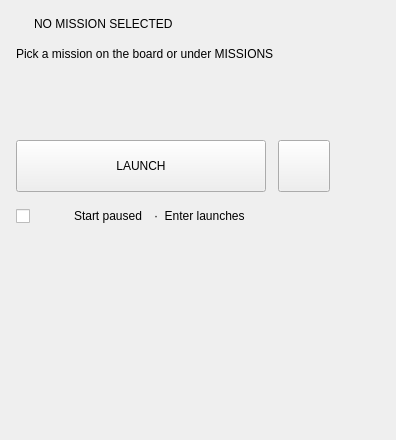
                <widget class="QWidget" name="missionBody">
                 <property name="geometry">
                  <rect>
                   <x>0</x>
                   <y>0</y>
                   <width>396</width>
                   <height>440</height>
                  </rect>
                 </property>
                 <property name="bind_layoutSpacing" stdset="0">
                  <string>low ? 8 : 11</string>
                 </property>
                 <layout class="QVBoxLayout" name="missionBodyLayout">
                  <property name="spacing">
                   <number>11</number>
                  </property>
                  <property name="leftMargin">
                   <number>16</number>
                  </property>
                  <property name="topMargin">
                   <number>12</number>
                  </property>
                  <property name="rightMargin">
                   <number>16</number>
                  </property>
                  <property name="bottomMargin">
                   <number>12</number>
                  </property>
                  <item>
                   <widget class="QWidget" name="missionHead" native="true">
                    <property name="minimumSize">
                     <size>
                      <width>0</width>
                      <height>24</height>
                     </size>
                    </property>
                    <property name="maximumSize">
                     <size>
                      <width>16777215</width>
                      <height>24</height>
                     </size>
                    </property>
                    <layout class="QHBoxLayout" name="missionHeadLayout" stretch="0,0,1">
                     <property name="spacing">
                      <number>0</number>
                     </property>
                     <property name="leftMargin">
                      <number>0</number>
                     </property>
                     <property name="topMargin">
                      <number>0</number>
                     </property>
                     <property name="rightMargin">
                      <number>0</number>
                     </property>
                     <property name="bottomMargin">
                      <number>0</number>
                     </property>
                     <item alignment="Qt::AlignmentFlag::AlignVCenter">
                      <widget class="QFrame" name="missionHeadRing">
                       <property name="minimumSize">
                        <size>
                         <width>15</width>
                         <height>15</height>
                        </size>
                       </property>
                       <property name="maximumSize">
                        <size>
                         <width>15</width>
                         <height>15</height>
                        </size>
                       </property>
                       <property name="role" stdset="0">
                        <string>titleRing</string>
                       </property>
                       <property name="tone" stdset="0">
                        <string>accent</string>
                       </property>
                       <property name="bind_tone" stdset="0">
                        <string>isScn ? 'accent' : 'faint'</string>
                       </property>
                       <layout class="QVBoxLayout" name="missionHeadRingLayout">
                        <property name="spacing">
                         <number>0</number>
                        </property>
                        <property name="leftMargin">
                         <number>2</number>
                        </property>
                        <property name="topMargin">
                         <number>2</number>
                        </property>
                        <property name="rightMargin">
                         <number>2</number>
                        </property>
                        <property name="bottomMargin">
                         <number>2</number>
                        </property>
                        <item>
                         <widget class="QLabel" name="missionHeadDot">
                          <property name="minimumSize">
                           <size>
                            <width>9</width>
                            <height>9</height>
                           </size>
                          </property>
                          <property name="maximumSize">
                           <size>
                            <width>9</width>
                            <height>9</height>
                           </size>
                          </property>
                          <property name="role" stdset="0">
                           <string>titleDot</string>
                          </property>
                          <property name="tone" stdset="0">
                           <string>accent</string>
                          </property>
                          <property name="bind_tone" stdset="0">
                           <string>isScn ? 'accent' : 'faint'</string>
                          </property>
                         </widget>
                        </item>
                       </layout>
                      </widget>
                     </item>
                     <item>
                      <spacer name="gap_3">
                       <property name="orientation">
                        <enum>Qt::Orientation::Horizontal</enum>
                       </property>
                       <property name="sizeType">
                        <enum>QSizePolicy::Policy::Fixed</enum>
                       </property>
                       <property name="sizeHint" stdset="0">
                        <size>
                         <width>3</width>
                         <height>1</height>
                        </size>
                       </property>
                      </spacer>
                     </item>
                     <item>
                      <widget class="QLabel" name="missionHeadText">
                       <property name="text">
                        <string>NO MISSION SELECTED</string>
                       </property>
                       <property name="role" stdset="0">
                        <string>panelTitle</string>
                       </property>
                       <property name="letterSpacing" stdset="0">
                        <double>2.2</double>
                       </property>
                       <property name="bind" stdset="0">
                        <string>Logic.overline(path, isScn, info, recent, 'NO MISSION SELECTED', 'FOLDER', 'CONTINUE · LAST FLIGHT', 'LAST LAUNCHED · ')</string>
                       </property>
                       <property name="elide" stdset="0">
                        <bool>true</bool>
                       </property>
                      </widget>
                     </item>
                    </layout>
                   </widget>
                  </item>
                  <item>
                   <widget class="QLabel" name="missionTitle">
                    <property name="text">
                     <string>Pick a mission on the board or under MISSIONS</string>
                    </property>
                    <property name="wordWrap">
                     <bool>true</bool>
                    </property>
                    <property name="role" stdset="0">
                     <string>missionTitle</string>
                    </property>
                    <property name="bind" stdset="0">
                     <string>path ? (info.name || path) : 'Pick a mission on the board or under MISSIONS'</string>
                    </property>
                    <property name="maxLines" stdset="0">
                     <number>2</number>
                    </property>
                    <property name="low" stdset="0">
                     <bool>false</bool>
                    </property>
                    <property name="bind_low" stdset="0">
                     <string>low</string>
                    </property>
                   </widget>
                  </item>
                  <item>
                   <widget class="QWidget" name="missionChips" native="true">
                    <property name="maximumSize">
                     <size>
                      <width>16777215</width>
                      <height>72</height>
                     </size>
                    </property>
                    <property name="flow" stdset="0">
                     <bool>true</bool>
                    </property>
                    <property name="showIf" stdset="0">
                     <string>isScn</string>
                    </property>
                    <property name="bind_maximumHeight" stdset="0">
                     <string>low ? 32 : 72</string>
                    </property>
                    <layout class="QHBoxLayout" name="missionChipsLayout">
                     <property name="spacing">
                      <number>8</number>
                     </property>
                     <property name="leftMargin">
                      <number>0</number>
                     </property>
                     <property name="topMargin">
                      <number>0</number>
                     </property>
                     <property name="rightMargin">
                      <number>0</number>
                     </property>
                     <property name="bottomMargin">
                      <number>0</number>
                     </property>
                     <item>
                      <widget class="QFrame" name="chipVessel">
                       <property name="minimumSize">
                        <size>
                         <width>0</width>
                         <height>32</height>
                        </size>
                       </property>
                       <property name="maximumSize">
                        <size>
                         <width>16777215</width>
                         <height>32</height>
                        </size>
                       </property>
                       <property name="role" stdset="0">
                        <string>chip</string>
                       </property>
                       <property name="showIf" stdset="0">
                        <string>(Format.vessel(info)) !== ''</string>
                       </property>
                       <layout class="QHBoxLayout" name="chipVesselLayout">
                        <property name="spacing">
                         <number>8</number>
                        </property>
                        <property name="leftMargin">
                         <number>12</number>
                        </property>
                        <property name="topMargin">
                         <number>0</number>
                        </property>
                        <property name="rightMargin">
                         <number>12</number>
                        </property>
                        <property name="bottomMargin">
                         <number>0</number>
                        </property>
                        <item>
                         <widget class="QLabel" name="chipVesselDot">
                          <property name="minimumSize">
                           <size>
                            <width>7</width>
                            <height>7</height>
                           </size>
                          </property>
                          <property name="maximumSize">
                           <size>
                            <width>7</width>
                            <height>7</height>
                           </size>
                          </property>
                          <property name="role" stdset="0">
                           <string>chipDot</string>
                          </property>
                          <property name="tone" stdset="0">
                           <string>accent</string>
                          </property>
                         </widget>
                        </item>
                        <item>
                         <widget class="QLabel" name="chipVesselText">
                          <property name="role" stdset="0">
                           <string>chipText</string>
                          </property>
                          <property name="bind" stdset="0">
                           <string>Format.vessel(info)</string>
                          </property>
                         </widget>
                        </item>
                       </layout>
                      </widget>
                     </item>
                     <item>
                      <widget class="QFrame" name="chipPlace">
                       <property name="minimumSize">
                        <size>
                         <width>0</width>
                         <height>32</height>
                        </size>
                       </property>
                       <property name="maximumSize">
                        <size>
                         <width>16777215</width>
                         <height>32</height>
                        </size>
                       </property>
                       <property name="role" stdset="0">
                        <string>chip</string>
                       </property>
                       <property name="showIf" stdset="0">
                        <string>(Format.place(info)) !== ''</string>
                       </property>
                       <layout class="QHBoxLayout" name="chipPlaceLayout">
                        <property name="spacing">
                         <number>8</number>
                        </property>
                        <property name="leftMargin">
                         <number>12</number>
                        </property>
                        <property name="topMargin">
                         <number>0</number>
                        </property>
                        <property name="rightMargin">
                         <number>12</number>
                        </property>
                        <property name="bottomMargin">
                         <number>0</number>
                        </property>
                        <item>
                         <widget class="QLabel" name="chipPlaceDot">
                          <property name="minimumSize">
                           <size>
                            <width>7</width>
                            <height>7</height>
                           </size>
                          </property>
                          <property name="maximumSize">
                           <size>
                            <width>7</width>
                            <height>7</height>
                           </size>
                          </property>
                          <property name="role" stdset="0">
                           <string>chipDot</string>
                          </property>
                          <property name="tone" stdset="0">
                           <string>info</string>
                          </property>
                         </widget>
                        </item>
                        <item>
                         <widget class="QLabel" name="chipPlaceText">
                          <property name="role" stdset="0">
                           <string>chipText</string>
                          </property>
                          <property name="bind" stdset="0">
                           <string>Format.place(info)</string>
                          </property>
                         </widget>
                        </item>
                       </layout>
                      </widget>
                     </item>
                     <item>
                      <widget class="QFrame" name="chipDate">
                       <property name="minimumSize">
                        <size>
                         <width>0</width>
                         <height>32</height>
                        </size>
                       </property>
                       <property name="maximumSize">
                        <size>
                         <width>16777215</width>
                         <height>32</height>
                        </size>
                       </property>
                       <property name="role" stdset="0">
                        <string>chip</string>
                       </property>
                       <property name="showIf" stdset="0">
                        <string>(Format.date(info)) !== ''</string>
                       </property>
                       <layout class="QHBoxLayout" name="chipDateLayout">
                        <property name="spacing">
                         <number>8</number>
                        </property>
                        <property name="leftMargin">
                         <number>12</number>
                        </property>
                        <property name="topMargin">
                         <number>0</number>
                        </property>
                        <property name="rightMargin">
                         <number>12</number>
                        </property>
                        <property name="bottomMargin">
                         <number>0</number>
                        </property>
                        <item>
                         <widget class="QLabel" name="chipDateDot">
                          <property name="minimumSize">
                           <size>
                            <width>7</width>
                            <height>7</height>
                           </size>
                          </property>
                          <property name="maximumSize">
                           <size>
                            <width>7</width>
                            <height>7</height>
                           </size>
                          </property>
                          <property name="role" stdset="0">
                           <string>chipDot</string>
                          </property>
                          <property name="tone" stdset="0">
                           <string>dim</string>
                          </property>
                         </widget>
                        </item>
                        <item>
                         <widget class="QLabel" name="chipDateText">
                          <property name="role" stdset="0">
                           <string>chipText</string>
                          </property>
                          <property name="bind" stdset="0">
                           <string>Format.date(info)</string>
                          </property>
                         </widget>
                        </item>
                       </layout>
                      </widget>
                     </item>
                    </layout>
                   </widget>
                  </item>
                  <item>
                   <widget class="QLabel" name="missionDesc">
                    <property name="wordWrap">
                     <bool>true</bool>
                    </property>
                    <property name="role" stdset="0">
                     <string>desc</string>
                    </property>
                    <property name="bind" stdset="0">
                     <string>Launcher.currentDescription</string>
                    </property>
                    <property name="maxLines" stdset="0">
                     <number>4</number>
                    </property>
                    <property name="lineHeight" stdset="0">
                     <double>1.25</double>
                    </property>
                    <property name="bind_maxLines" stdset="0">
                     <string>low ? 2 : 4</string>
                    </property>
                    <property name="showIf" stdset="0">
                     <string>Launcher.currentDescription !== ''</string>
                    </property>
                   </widget>
                  </item>
                  <item>
                   <widget class="QWidget" name="missionButtons" native="true">
                    <layout class="QHBoxLayout" name="missionButtonsLayout">
                     <property name="spacing">
                      <number>12</number>
                     </property>
                     <property name="leftMargin">
                      <number>0</number>
                     </property>
                     <property name="topMargin">
                      <number>0</number>
                     </property>
                     <property name="rightMargin">
                      <number>0</number>
                     </property>
                     <property name="bottomMargin">
                      <number>0</number>
                     </property>
                     <item>
                      <widget class="QPushButton" name="missionLaunch">
                       <property name="text">
                        <string>LAUNCH</string>
                       </property>
                       <property name="focusPolicy">
                        <enum>Qt::FocusPolicy::NoFocus</enum>
                       </property>
                       <property name="cursor">
                        <cursorShape>PointingHandCursor</cursorShape>
                       </property>
                       <property name="minimumSize">
                        <size>
                         <width>250</width>
                         <height>52</height>
                        </size>
                       </property>
                       <property name="maximumSize">
                        <size>
                         <width>250</width>
                         <height>52</height>
                        </size>
                       </property>
                       <property name="icon">
                        <iconset resource="skin.qrc">
                         <normaloff>:/pd/images/play.png</normaloff>
                         <disabledoff>:/pd/images/play.png</disabledoff>
                        </iconset>
                       </property>
                       <property name="iconSize">
                        <size>
                         <width>21</width>
                         <height>16</height>
                        </size>
                       </property>
                       <property name="role" stdset="0">
                        <string>launch</string>
                       </property>
                       <property name="letterSpacing" stdset="0">
                        <double>4.0</double>
                       </property>
                       <property name="action" stdset="0">
                        <string>Logic.launch()</string>
                       </property>
                       <property name="buttonSize" stdset="0">
                        <string>big</string>
                       </property>
                       <property name="enableIf" stdset="0">
                        <string>Launcher.canLaunch &amp;&amp; isScn</string>
                       </property>
                       <property name="disabledOpacity" stdset="0">
                        <double>0.4</double>
                       </property>
                       <property name="glowColor" stdset="0">
                        <color alpha="255">
                         <red>39</red>
                         <green>211</green>
                         <blue>255</blue>
                        </color>
                       </property>
                       <property name="glowRings" stdset="0">
                        <number>4</number>
                       </property>
                       <property name="glowStep" stdset="0">
                        <double>3.0</double>
                       </property>
                       <property name="glowWidth" stdset="0">
                        <double>3.0</double>
                       </property>
                       <property name="glowRadius" stdset="0">
                        <double>10.0</double>
                       </property>
                       <property name="glowAlpha" stdset="0">
                        <double>0.16</double>
                       </property>
                       <property name="glowHoverAlpha" stdset="0">
                        <double>0.3</double>
                       </property>
                       <property name="bind_fixedWidth" stdset="0">
                        <string>compact ? 220 : 250</string>
                       </property>
                       <property name="bind_fixedHeight" stdset="0">
                        <string>low ? 46 : 52</string>
                       </property>
                       <property name="bind_buttonSize" stdset="0">
                        <string>low ? 'mid' : 'big'</string>
                       </property>
                      </widget>
                     </item>
                     <item>
                      <widget class="QPushButton" name="missionStar">
                       <property name="text">
                        <string></string>
                       </property>
                       <property name="focusPolicy">
                        <enum>Qt::FocusPolicy::NoFocus</enum>
                       </property>
                       <property name="cursor">
                        <cursorShape>PointingHandCursor</cursorShape>
                       </property>
                       <property name="minimumSize">
                        <size>
                         <width>52</width>
                         <height>52</height>
                        </size>
                       </property>
                       <property name="maximumSize">
                        <size>
                         <width>52</width>
                         <height>52</height>
                        </size>
                       </property>
                       <property name="checkable">
                        <bool>true</bool>
                       </property>
                       <property name="icon">
                        <iconset resource="skin.qrc">
                         <normaloff>:/pd/images/star.png</normaloff>
                         <normalon>:/pd/images/star-on.png</normalon>
                         <disabledoff>:/pd/images/star.png</disabledoff>
                         <disabledon>:/pd/images/star-on.png</disabledon>
                        </iconset>
                       </property>
                       <property name="iconSize">
                        <size>
                         <width>24</width>
                         <height>24</height>
                        </size>
                       </property>
                       <property name="role" stdset="0">
                        <string>ghost</string>
                       </property>
                       <property name="letterSpacing" stdset="0">
                        <double>3.0</double>
                       </property>
                       <property name="action" stdset="0">
                        <string>Logic.toggleFav(path, 'Added to favourites', 'Removed from favourites', 'Favourites are full')</string>
                       </property>
                       <property name="star" stdset="0">
                        <bool>true</bool>
                       </property>
                       <property name="bind" stdset="0">
                        <string>fav</string>
                       </property>
                       <property name="disabledOpacity" stdset="0">
                        <double>0.4</double>
                       </property>
                       <property name="enableIf" stdset="0">
                        <string>isScn</string>
                       </property>
                       <property name="bind_fixedWidth" stdset="0">
                        <string>low ? 46 : 52</string>
                       </property>
                       <property name="bind_fixedHeight" stdset="0">
                        <string>low ? 46 : 52</string>
                       </property>
                      </widget>
                     </item>
                     <item>
                      <spacer name="hSpacer_3">
                       <property name="orientation">
                        <enum>Qt::Orientation::Horizontal</enum>
                       </property>
                       <property name="sizeHint" stdset="0">
                        <size>
                         <width>0</width>
                         <height>20</height>
                        </size>
                       </property>
                      </spacer>
                     </item>
                    </layout>
                   </widget>
                  </item>
                  <item>
                   <widget class="QWidget" name="pausedRow" native="true">
                    <layout class="QHBoxLayout" name="pausedRowLayout">
                     <property name="spacing">
                      <number>12</number>
                     </property>
                     <property name="leftMargin">
                      <number>0</number>
                     </property>
                     <property name="topMargin">
                      <number>0</number>
                     </property>
                     <property name="rightMargin">
                      <number>0</number>
                     </property>
                     <property name="bottomMargin">
                      <number>0</number>
                     </property>
                     <item>
                      <widget class="QCheckBox" name="pausedToggle">
                       <property name="focusPolicy">
                        <enum>Qt::FocusPolicy::NoFocus</enum>
                       </property>
                       <property name="cursor">
                        <cursorShape>PointingHandCursor</cursorShape>
                       </property>
                       <property name="minimumSize">
                        <size>
                         <width>46</width>
                         <height>26</height>
                        </size>
                       </property>
                       <property name="maximumSize">
                        <size>
                         <width>46</width>
                         <height>26</height>
                        </size>
                       </property>
                       <property name="role" stdset="0">
                        <string>toggle</string>
                       </property>
                       <property name="bind" stdset="0">
                        <string>Launcher.startPaused</string>
                       </property>
                       <property name="action" stdset="0">
                        <string>Launcher.startPaused = !Launcher.startPaused</string>
                       </property>
                      </widget>
                     </item>
                     <item>
                      <widget class="QLabel" name="pausedLabel">
                       <property name="text">
                        <string>Start paused</string>
                       </property>
                       <property name="role" stdset="0">
                        <string>small</string>
                       </property>
                      </widget>
                     </item>
                     <item>
                      <widget class="QLabel" name="pausedHint">
                       <property name="text">
                        <string>·  Enter launches</string>
                       </property>
                       <property name="role" stdset="0">
                        <string>smallFaint</string>
                       </property>
                       <property name="showIf" stdset="0">
                        <string>!low &amp;&amp; isScn</string>
                       </property>
                      </widget>
                     </item>
                     <item>
                      <spacer name="hSpacer_4">
                       <property name="orientation">
                        <enum>Qt::Orientation::Horizontal</enum>
                       </property>
                       <property name="sizeHint" stdset="0">
                        <size>
                         <width>0</width>
                         <height>20</height>
                        </size>
                       </property>
                      </spacer>
                     </item>
                    </layout>
                   </widget>
                  </item>
                  <item>
                   <spacer name="vSpacer_2">
                    <property name="orientation">
                     <enum>Qt::Orientation::Vertical</enum>
                    </property>
                    <property name="sizeHint" stdset="0">
                     <size>
                      <width>20</width>
                      <height>0</height>
                     </size>
                    </property>
                   </spacer>
                  </item>
                 </layout>
                </widget>
